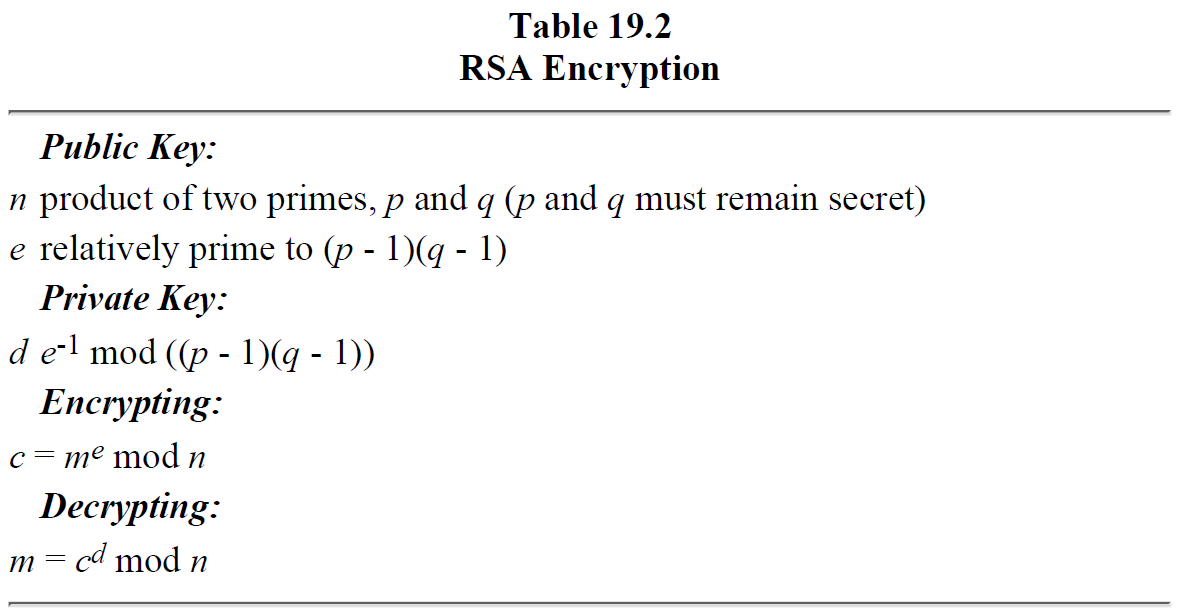
#> input picture TokyoWesterns CTF 5th 2019/real-baby-rsa/rsa.png, 1179 x 613 px
$ jupyter execute --allow-errors Baby_RSA.ipynb
#> lines starting #> are read from the running program, lines starting #| are printed output that depends on the picture
## This is a small solutions review of a problem "Baby_RSA" from Tokyo Western CTF

# Files
problem.py
output.txt

# Problem definition

problem.py

[cell 1]
flag = 'TWCTF{CENSORED}'

# Public Parameters

N = 36239973541558932215768154398027510542999295460598793991863043974317503405132258743580804101986195705838099875086956063357178601077684772324064096356684008573295186622116931603804539480260180369510754948354952843990891989516977978839158915835381010468654190434058825525303974958222956513586121683284362090515808508044283236502801777575604829177236616682941566165356433922623572630453807517714014758581695760621278985339321003215237271785789328502527807304614754314937458797885837846005142762002103727753034387997014140695908371141458803486809615038309524628617159265412467046813293232560959236865127539835290549091
e = 65537
flist=[]
# Encrypt the flag!
for char in flag:
    flist.append(pow(ord(char), e, N))

[cell 2]
print(flist)

output.txt

[cell 3]
print(flist)

[cell 4]
from PIL import Image
scale=0.99
rsa_table = Image.open('rsa.png').resize((int(1179*scale),int(613*scale)))
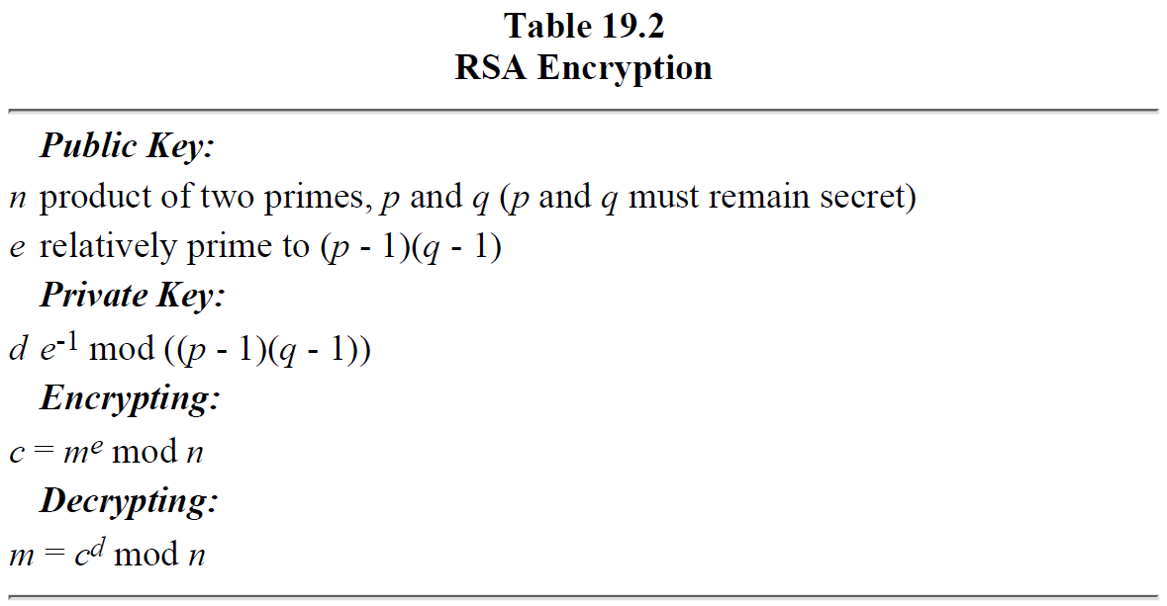
#> rsa_table: PIL image 1167x606 RGBA; mean R, G, B, A 246.7, 246.7, 246.9, 255
#print('size: {}'.format(rsa_table.size))
rsa_table

# Solution description

#### 1. Let's encode each "possible" simbol using public key (e, N), e is public exponent, N is modulus.
RSA: $$c = (unicode [m])^e  mod (N)$$

[cell 5]
alphabet = 'ABCDEFGHIJKLMNOPQRSTUVWXYZabcdefghijklmnopqrstuvwxyz0123456789_{}' #ABCDEFGHIJKLMNOPQRSTUVWXYZabcdefghijklmnopqrstuvwxyz1234567890?,./<>?!@#$%^&*()-_=+
dictionaryRSA = {}

for char in alphabet:
    dictionaryRSA[str(pow(ord(char), e, N))] = char


$ run again, with TokyoWesterns CTF 5th 2019/real-baby-rsa/solution2.PNG copied over TokyoWesterns CTF 5th 2019/real-baby-rsa/rsa.png
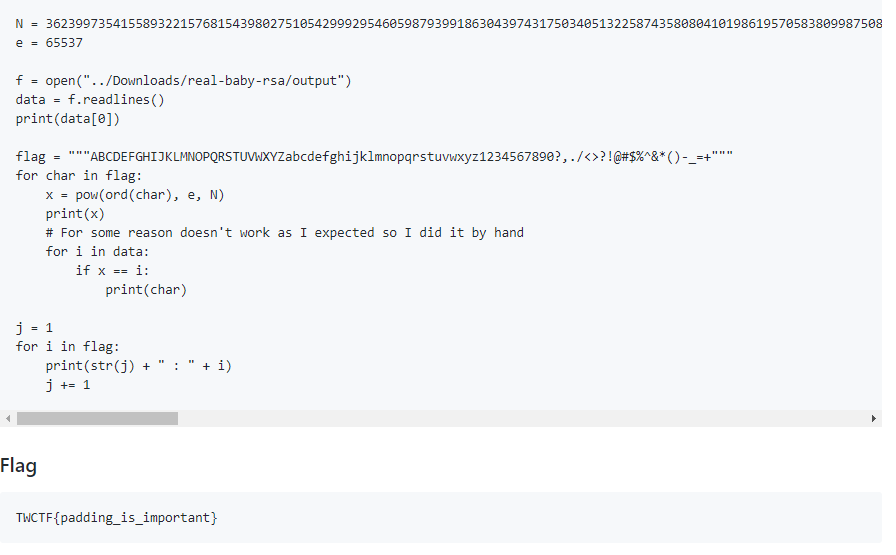
#> input picture TokyoWesterns CTF 5th 2019/real-baby-rsa/solution2.PNG, 896 x 555 px
#> `rsa_table = Image.open('rsa.png').resize((int(1179*scale),int(613*scal..`:
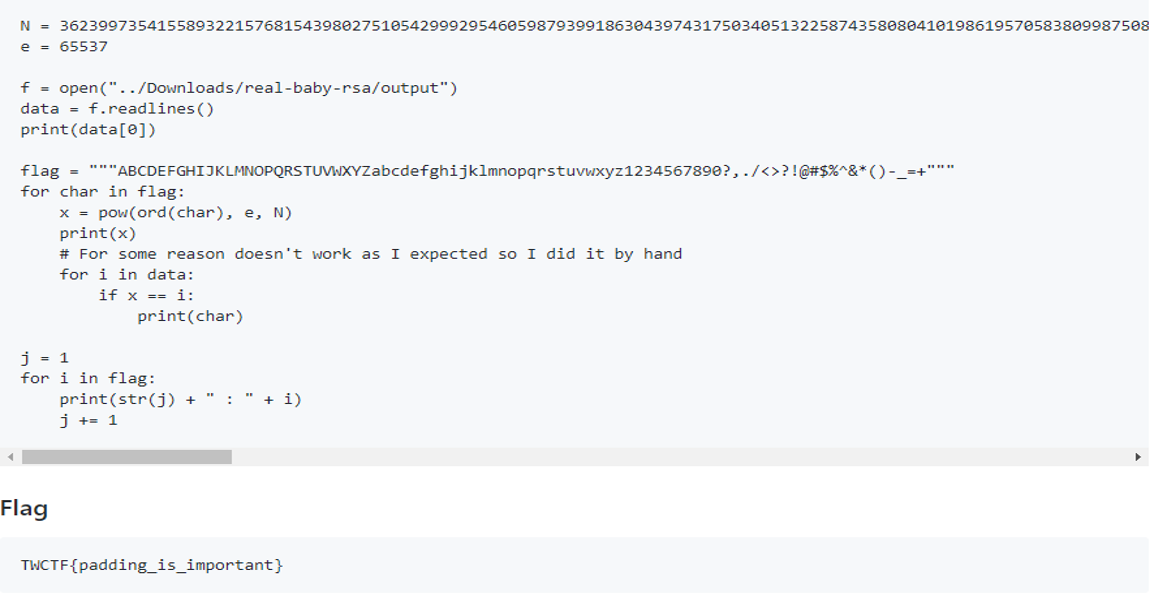
#> rsa_table: PIL image 1167x606 RGBA; mean R, G, B, A 243.3, 245, 246.6, 255

$ run again, with TokyoWesterns CTF 5th 2019/real-baby-rsa/solution3.PNG copied over TokyoWesterns CTF 5th 2019/real-baby-rsa/rsa.png
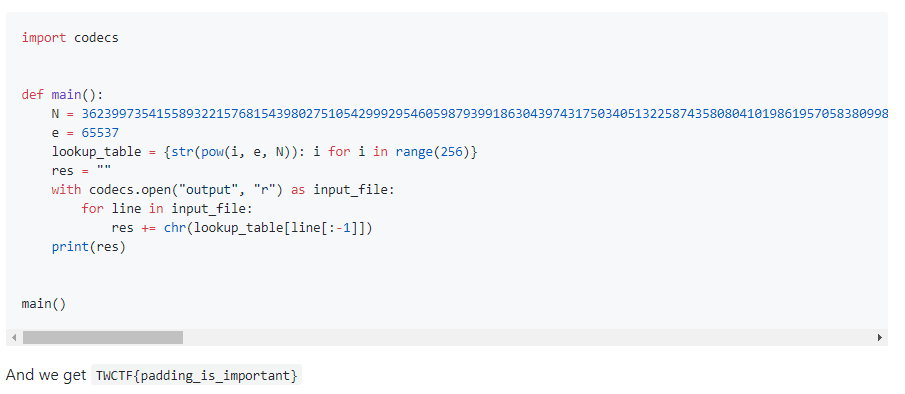
#> input picture TokyoWesterns CTF 5th 2019/real-baby-rsa/solution3.PNG, 905 x 394 px
#> `rsa_table = Image.open('rsa.png').resize((int(1179*scale),int(613*scal..`:
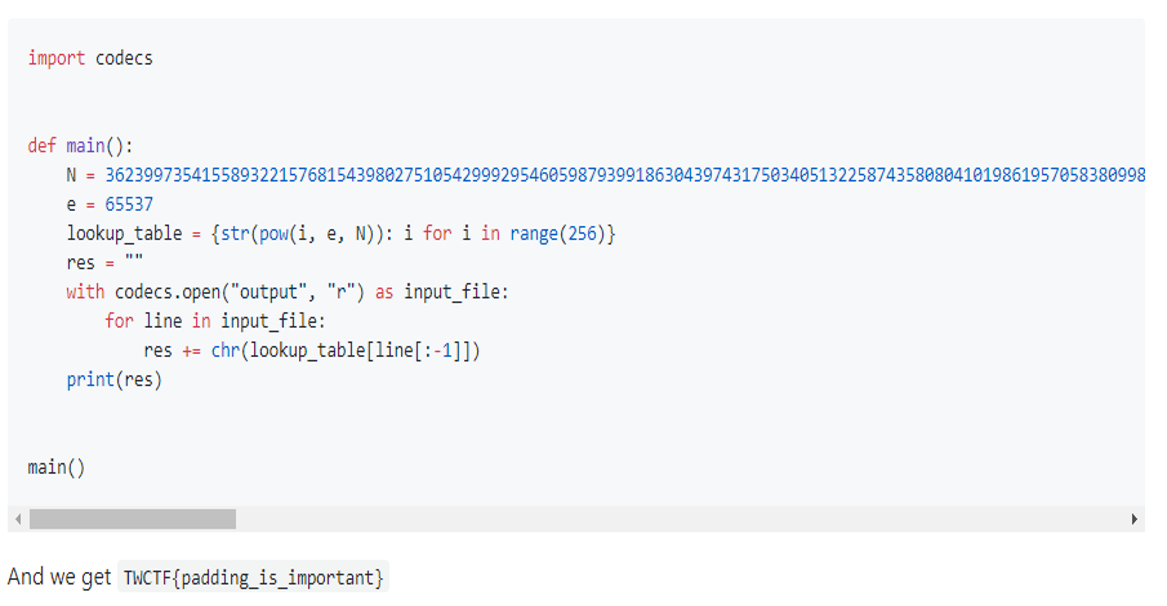
#> rsa_table: PIL image 1167x606 RGBA; mean R, G, B, A 243.3, 245.3, 247.7, 255
